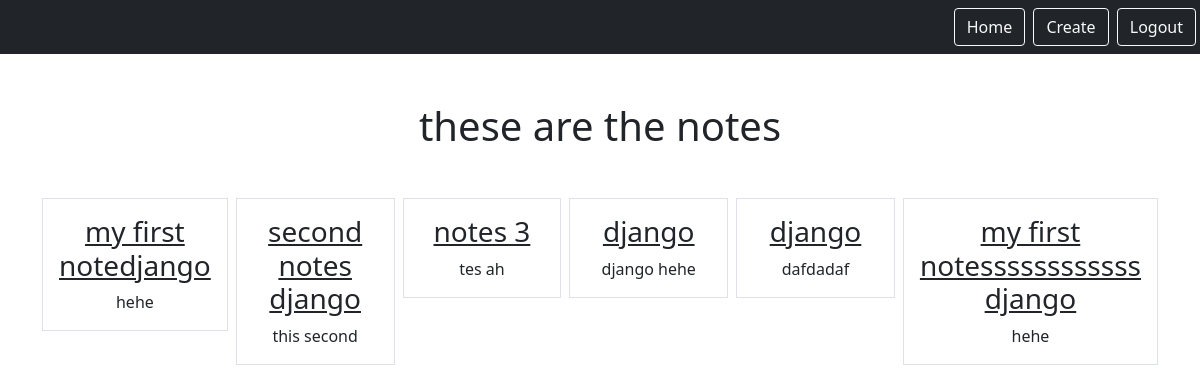
Page /smart/notes (signed in) on the committed database.
### notes/models.py (models this page shows)
class Notes(models.Model):
    title = models.CharField(max_length=200)
    text = models.TextField()
    created = models.DateField(auto_now_add=True)
    user = models.ForeignKey(User, on_delete=models.CASCADE, related_name="notes")

### notes/views.py (the view)
# urls.py: path('notes', views.NotesListView.as_view(), name="notes.list"),
class NotesListView(LoginRequiredMixin, ListView):
    model = Notes
    context_object_name = "notes"
    template_name = "notes/notes_list.html"
    login_url = "/admin"
    def get_queryset(self):
        return self.request.user.notes.all()

### notes/templates/notes/notes_list.html
{% extends "base.html" %}
{% block content %}
    <h1 class="my-5">
        these are the notes
    </h1>
    <div class="row row-cols5 g-2">
        {% for note in notes %}
        <div class="col">
            <div class="p-3 border">
               <a href="{% url 'notes.detail' pk=note.id %}" class="text-dark text-decoration-non">
                    <h3>{{note.title}}</h3>
                </a>
                {{note.text}}
            </div>
        </div>
        {% endfor %}
    </div>
{% endblock %}

### static/templates/base.html (shortened to what this page needs)
{% load static %}
<html>
    <head>
        <link rel="stylesheet" href="{% static 'css/style.css' %}">
        <link href="https://cdn.jsdelivr.net/npm/bootstrap@5.0.2/dist/css/bootstrap.min.css" rel="stylesheet">
    </head>
    <body>
        <nav class="navbar navbar-dark bg-dark">
            <div class="ms-auto">
                {% if user.is_authenticated %}
                <a href="{% url 'notes.list' %}" class="btn btn-outline-light me-1">Home</a>
                <a href="{% url 'notes.neww' %}" class="btn btn-outline-light me-1">Create</a>
                <a href="{% url 'logout' %}" class="btn btn-outline-light me-1">Logout</a>
                {% else %}
                <a href="{% url 'login' %}" class="btn btn-outline-light me-1">Login</a>
                <a href="{% url 'signup' %}" class="btn btn-outline-light me-1">Signup</a>
                {% endif %}
            </div>
        </nav>
        <div class="my-5 text-center container">
            {% block content %}
            {% endblock %}
        </div>
    </body>
</html>

### rows in the picture
Notes: title "my first notedjango", text "hehe"
Notes: title "second notes django", text "this second"
Notes: title "notes 3", text "tes ah"
Notes: title "django", text "django hehe"
Notes: title "django", text "dafdadaf"
Notes: title "my first notessssssssssss django", text "hehe"
